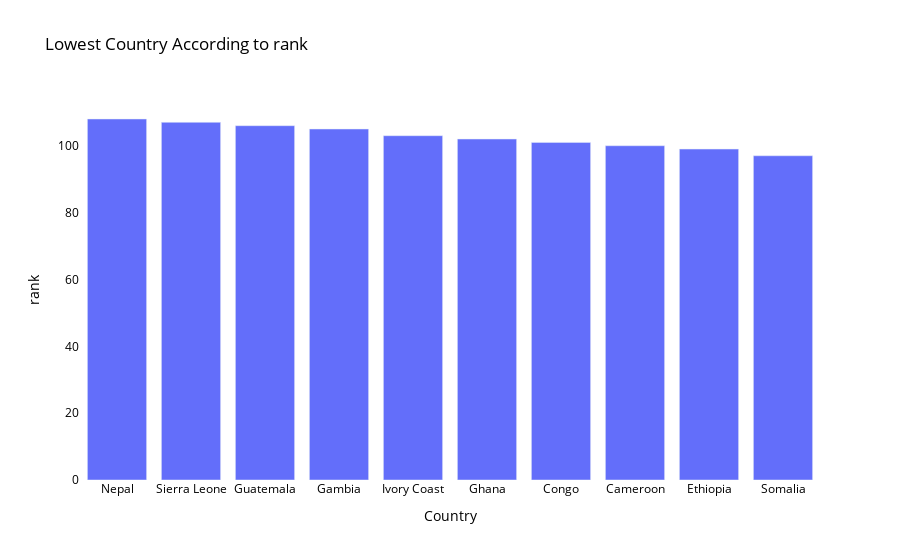
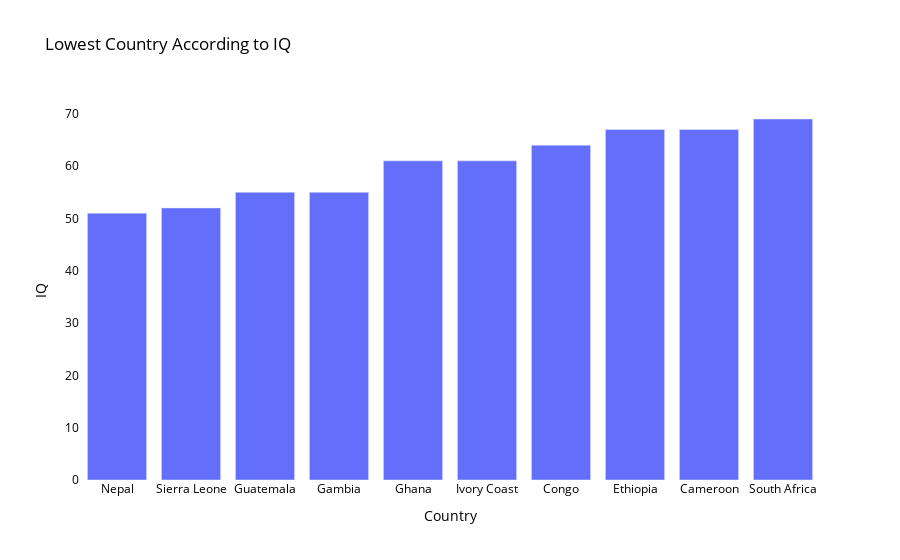
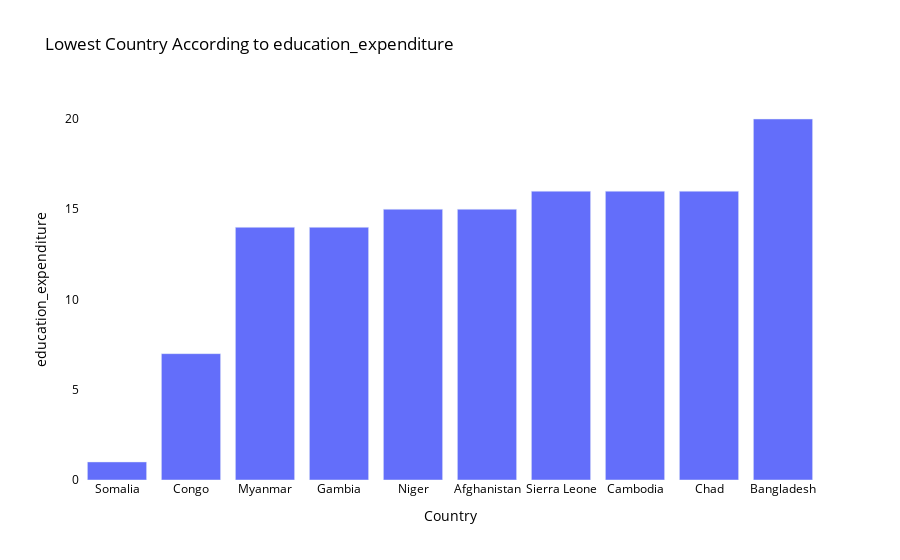
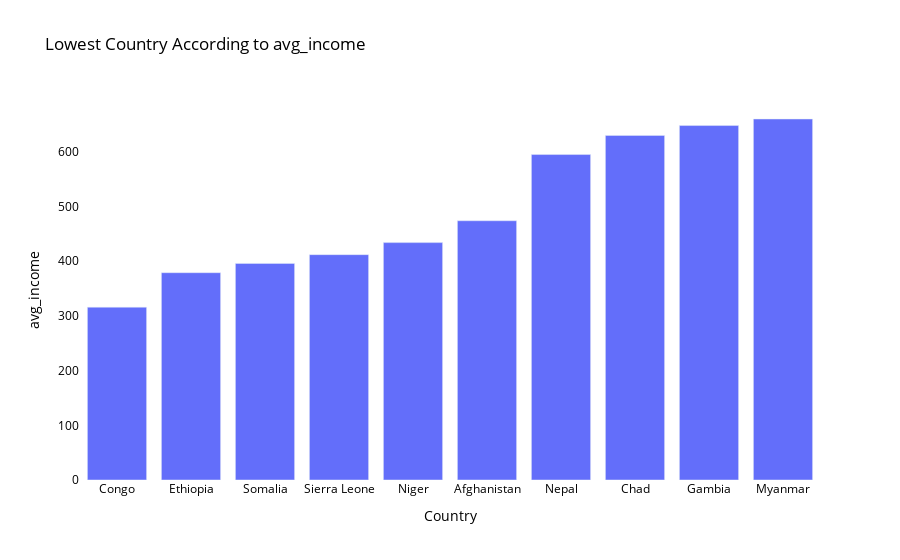

The notebook cell these images were saved under, in order:
### Code cell
# Lowest county according to Cost / Income

for i in cols:

    if i == 'rank':

        char_bar = data.groupby(['country'])[['rank']].sum().reset_index()
        char_bar = char_bar.sort_values(by=("rank"), ascending=False)

        top = char_bar.head(10)
        fig = go.Figure()
        fig.add_trace(go.Bar(x=top['country'], y=top["rank"]))

        fig.update_layout(title="Lowest Country According to " + 'rank',
                          xaxis_title='Country',
                          yaxis_title= "rank",
                          plot_bgcolor='white',
                          paper_bgcolor='white',
                          font=dict(color='black'))

        pyo.init_notebook_mode(connected=True)
        pyo.iplot(fig)

    else:
        char_bar = data.groupby(['country'])[[i]].sum().reset_index()
        char_bar = char_bar.sort_values(by=(i), ascending=True)

        top = char_bar.head(10)
        fig = go.Figure()
        fig.add_trace(go.Bar(x=top['country'], y=top[i]))

        fig.update_layout(title="Lowest Country According to " + i,
                          xaxis_title= "Country",
                          yaxis_title= i,
                          plot_bgcolor='white',
                          paper_bgcolor='white',
                          font=dict(color='black'))

        pyo.init_notebook_mode(connected=True)
        pyo.iplot(fig)

### Figure 1 — Plotly figure (JSON) as saved in the notebook; plotly's stock layout.template omitted (floating-point values rounded to 4 significant figures)
{"data": [{"x": ["Nepal", "Sierra Leone", "Guatemala", "Gambia", "Ivory Coast", "Ghana", "Congo", "Cameroon", "Ethiopia", "Somalia"], "y": [108, 107, 106, 105, 103, 102, 101, 100, 99, 97], "type": "bar"}], "layout": {"font": {"color": "black"}, "paper_bgcolor": "white", "plot_bgcolor": "white", "title": {"text": "Lowest Country According to rank"}, "xaxis": {"title": {"text": "Country"}}, "yaxis": {"title": {"text": "rank"}}}}

### Figure 2 — Plotly figure (JSON) as saved in the notebook; plotly's stock layout.template omitted (floating-point values rounded to 4 significant figures)
{"data": [{"x": ["Nepal", "Sierra Leone", "Guatemala", "Gambia", "Ghana", "Ivory Coast", "Congo", "Ethiopia", "Cameroon", "South Africa"], "y": [51, 52, 55, 55, 61, 61, 64, 67, 67, 69], "type": "bar"}], "layout": {"font": {"color": "black"}, "paper_bgcolor": "white", "plot_bgcolor": "white", "title": {"text": "Lowest Country According to IQ"}, "xaxis": {"title": {"text": "Country"}}, "yaxis": {"title": {"text": "IQ"}}}}

### Figure 3 — Plotly figure (JSON) as saved in the notebook; plotly's stock layout.template omitted (floating-point values rounded to 4 significant figures)
{"data": [{"x": ["Somalia", "Congo", "Myanmar", "Gambia", "Niger", "Afghanistan", "Sierra Leone", "Cambodia", "Chad", "Bangladesh"], "y": [1, 7, 14, 14, 15, 15, 16, 16, 16, 20], "type": "bar"}], "layout": {"font": {"color": "black"}, "paper_bgcolor": "white", "plot_bgcolor": "white", "title": {"text": "Lowest Country According to education_expenditure"}, "xaxis": {"title": {"text": "Country"}}, "yaxis": {"title": {"text": "education_expenditure"}}}}

### Figure 4 — Plotly figure (JSON) as saved in the notebook; plotly's stock layout.template omitted (floating-point values rounded to 4 significant figures)
{"data": [{"x": ["Congo", "Ethiopia", "Somalia", "Sierra Leone", "Niger", "Afghanistan", "Nepal", "Chad", "Gambia", "Myanmar"], "y": [316, 379, 396, 412, 434, 474, 595, 630, 648, 660], "type": "bar"}], "layout": {"font": {"color": "black"}, "paper_bgcolor": "white", "plot_bgcolor": "white", "title": {"text": "Lowest Country According to avg_income"}, "xaxis": {"title": {"text": "Country"}}, "yaxis": {"title": {"text": "avg_income"}}}}
